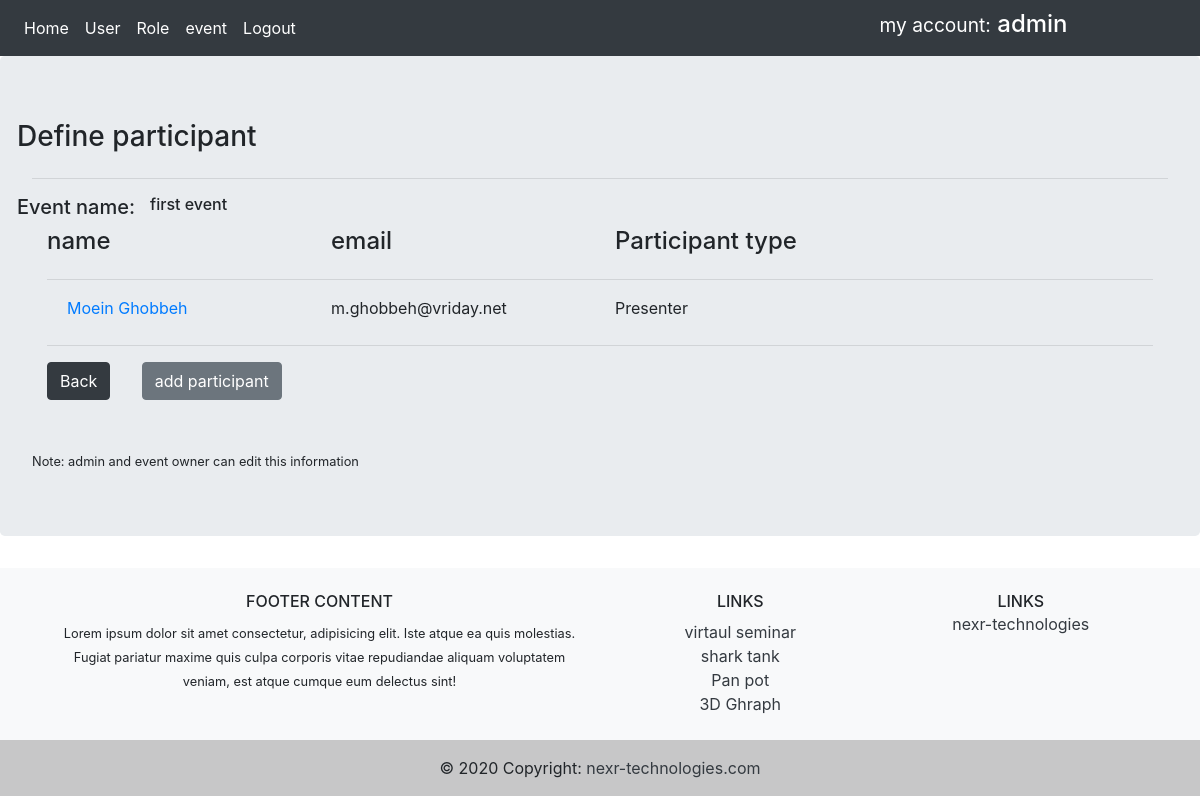
The app's page /participant/1 (signed in), older data.
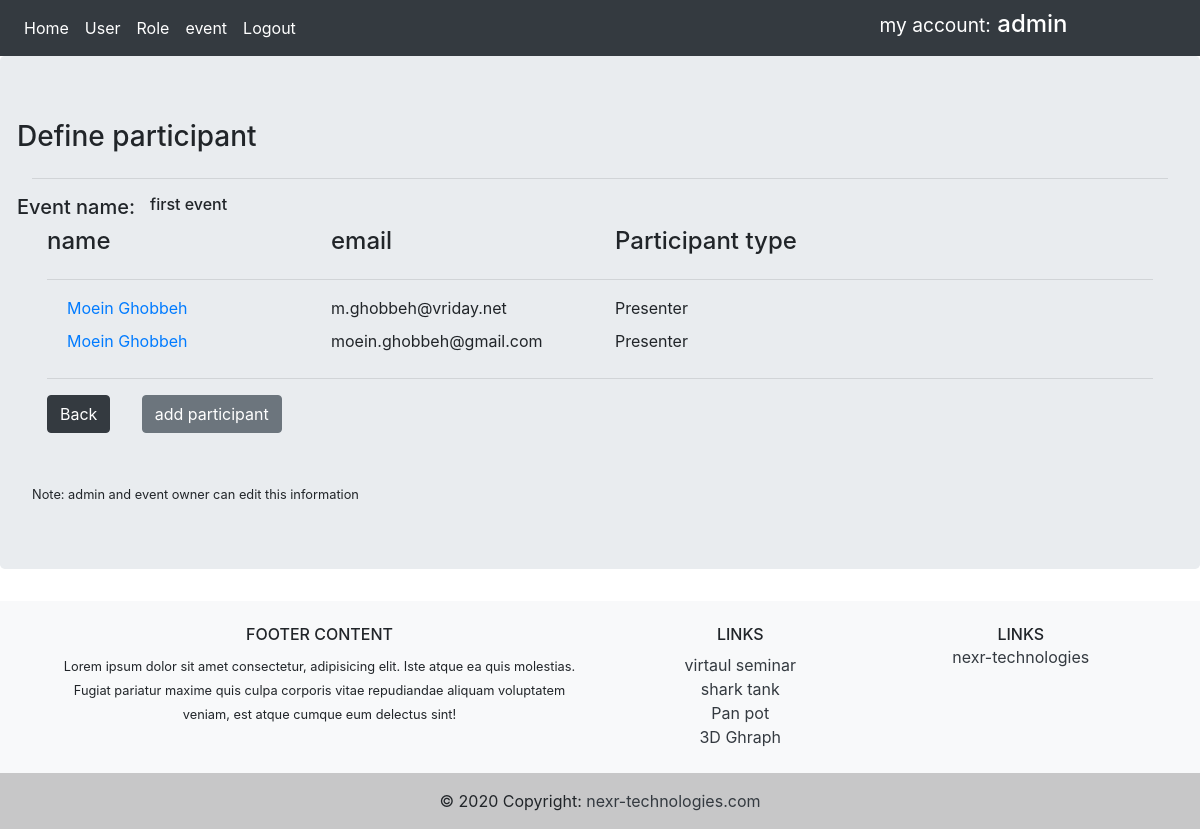
The same page, newer data.
### app/models.py (models this page shows, shortened)
class User(db.Model, UserMixin):
    id = db.Column(db.Integer, primary_key=True)
    username = db.Column(db.String(30), unique=True, nullable=False)
    email = db.Column(db.String(60), unique=True, nullable=False)
    password = db.Column(db.String(60), nullable=False)
    events = db.relationship('Event', backref='eventowner', lazy=True)
    roles = db.relationship('Role', backref='roleuser', lazy=True)

class Event(db.Model):
    id = db.Column(db.Integer, primary_key=True)
    name = db.Column(db.String(120), nullable=False)
    description = db.Column(db.String(120), nullable=False)
    startdate = db.Column(db.DateTime, nullable=False,
                          default=datetime.datetime.now)
    enddate = db.Column(db.DateTime, nullable=False,
                        default=datetime.datetime.now)
    capacity = db.Column(db.Integer, nullable=True)
    user_id = db.Column(db.Integer, db.ForeignKey('user.id'), nullable=False)
    participants = db.relationship(
        'Participant', backref='eventParticipant', lazy=True)

class Participant(db.Model):
    id = db.Column(db.Integer, primary_key=True)
    name = db.Column(db.String(25), nullable=True)
    email = db.Column(db.String(50), nullable=False)
    event_id = db.Column(db.Integer, db.ForeignKey('event.id'), nullable=False)
    Participanttypes_id = db.Column(db.Integer, db.ForeignKey('participanttypes.id'), nullable=False)
    unique_id = db.Column(db.Integer, nullable=False)

class Participanttypes(db.Model):
    id = db.Column(db.Integer, primary_key=True)
    type = db.Column(db.String, nullable=False)
    parti = db.relationship(
        'Participant', backref='ParticipantTypes_id', lazy=True)

### app/routes.py (the view)
@app.route('/participant/<int:event_id>', methods=['GET', 'POST'])
@login_required
def participant(event_id):
    Access = checkAccess()
    participant = Participant.query.filter_by(event_id=event_id)
    event_name = ''
    if Event.query.filter_by(id=event_id).first():
        event_name = Event.query.filter_by(id=event_id).first().name
    return render_template('participant.html', form=participant, event_id=event_id, event_name=event_name, Access=Access)

### app/models.py (called while the page is built)
@login_manager.user_loader
def load_user(user_id):
    return User.query.get(int(user_id))

### app/routes.py (called while the page is built)
def checkAccess():
    Access = False
    user = Role.query.filter_by(rolename_id=2, user_id=current_user.id).first()
    if user or current_user.is_authenticated or current_user.username == 'admin':
        Access = True
    return Access

### app/templates/participant.html (shortened to what this page needs)
{% extends 'base.html' %}
{% block content %}
<form action="" method="POST">
    <div class="row">
        <div class="col-ms">
            <h3> Define participant </h3>
        </div>
    </div>
    <hr />
    <div class="row">
        <div class="col-ms">
            <h5>Event name:</h5>
        </div>
        <div class="col-2">
            <h6>  {{ event_name }} </h6>
        </div>
    </div>
    <div class="container">
        <div class="row">
            <div class="col-3">
                <h4>name</h4>
            </div>
            <div class="col-3">
                <h4>email</h4>
            </div>
            <div class="col-3">
                <h4> Participant type </h4>
            </div>
        </div>
        <hr />
        {% for participant in form %}
        <div class="row">
            <div class="col-3">
                <a href="{{ url_for('participantDetail', participant_id=participant.id , event_id=event_id) }}"
                    class="card-body">{{
                    participant.name }}</a>
            </div>
            <div class="col-3">
                {{ participant.email }}
            </div>
            <div class="col-3">
                {{ participant.ParticipantTypes_id.type }}
            </div>
        </div>
        {% endfor %}
        <hr />
        <div class="row">
            <div class="col-1">
                <a href="{{ url_for('eventdetail', event_id=event_id) }}" class="btn btn-dark">
                    Back</a>
            </div>
            <div class="col-2">
                {% if Access  %}
                <a href="{{ url_for('new_participant', event_id=event_id, event_name=event_name) }}"
                    class="btn btn-secondary">add participant</a>
                {% endif %}
            </div>
        </div>
        <br>
        <br>
        <div class="row">
            <div class="col=3">
                <small> Note: admin and event owner can edit this information </small>
            </div>
        </div>
    </div>
</form>
</div>
{% endblock %}

### app/templates/base.html (shortened to what this page needs)
<!DOCTYPE html>
<html lang="en">
<head>
    <link rel="stylesheet" href="https://cdn.jsdelivr.net/npm/bootstrap@4.5.3/dist/css/bootstrap.min.css"
>
</head>
<body>
    {% include 'include/navbar.html' %}
    <div class="jumbotron" >
        {% block content %}
        {% endblock %}
    {% include 'include/footer.html' %}
</body>
</html>

### app/templates/include/navbar.html
<nav class="navbar navbar-expand-lg navbar-dark bg-dark">
    <div class="navbar-nav">
        <a class="nav-item nav-link active" href="{{ url_for('home') }}">Home</a>
        {% if current_user.is_authenticated %}
        {% if current_user.username == "admin"  %}
        <a class="nav-item nav-link active" href="{{ url_for('users') }}">User</a>
        <a class="nav-item nav-link active" href="{{ url_for('rolename') }}">Role</a>
        {% endif %}
        <a class="nav-item nav-link active" href="{{ url_for('event') }}">event</a>
        <a class="nav-item nav-link active" href="{{ url_for('logout') }}">Logout</a>
        {% else %}
        <a class="nav-item nav-link active" href="{{ url_for('login') }}">Login</a>
        {% endif %}
    </div>
    <div class="col-md-8 text-right">
        <h4 class="text-white bg-dark">  <small class="text-white bg-dark"> my account:</small> {{ current_user.username }}</h4>
    </div>
</nav>

### app/templates/include/footer.html (shortened to what this page needs)
<footer class="bg-light text-center text-lg-start">
    <div class="container p-4">
      <div class="row">
        <div class="col-lg-6 col-md-12 mb-4 mb-md-0">
          <h6 class="text-uppercase">Footer Content</h6>
          <small>
            Lorem ipsum dolor sit amet consectetur, adipisicing elit. Iste atque ea quis
            molestias. Fugiat pariatur maxime quis culpa corporis vitae repudiandae aliquam
            voluptatem veniam, est atque cumque eum delectus sint!
          </small>
        </div>
        <div class="col-lg-3 col-md-6 mb-4 mb-md-0">
          <h6 class="text-uppercase">Links</h6>
          <ul class="list-unstyled mb-0">
            <li>
                <a href="#!" class="text-dark">virtaul seminar</a>
              </li>
              <li>
                <a href="#!" class="text-dark">shark tank</a>
              </li>
              <li>
                <a href="#!" class="text-dark">Pan pot</a>
              </li>
              <li>
                <a href="#!" class="text-dark">3D Ghraph</a>
              </li>
          </ul>
        </div>
        <div class="col-lg-3 col-md-6 mb-4 mb-md-0">
          <h6 class="text-uppercase mb-0">Links</h6>
          <ul class="list-unstyled">
            <li>
                <a href="https://www.nexr-technologies.com/" class="text-dark">nexr-technologies</a>
              </li>
          </ul>
        </div>
      </div>
    </div>
    <div class="text-center p-3" style="background-color: rgba(0, 0, 0, 0.2)">
      © 2020 Copyright:
      <a class="text-dark" href="https://mdbootstrap.com/">nexr-technologies.com</a>
    </div>
  </footer>

Row changes from the older to the newer data that the page shows:
added Participant: name "Moein Ghobbeh", email "moein.ghobbeh@gmail.com", ParticipantTypes_id.type "Presenter"
